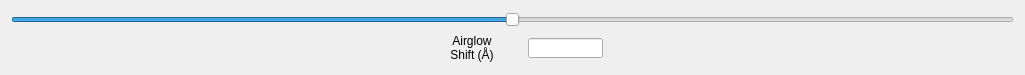
   <widget class="QWidget" name="widget" native="true">
    <property name="geometry">
     <rect>
      <x>12</x>
      <y>180</y>
      <width>1025</width>
      <height>75</height>
     </rect>
    </property>
    <property name="maximumSize">
     <size>
      <width>16777215</width>
      <height>75</height>
     </size>
    </property>
    <layout class="QVBoxLayout" name="verticalLayout_7">
     <item>
      <widget class="QSlider" name="airShift">
       <property name="statusTip">
        <string>Move the slider to change the airglow shift input value</string>
       </property>
       <property name="minimum">
        <number>-1500</number>
       </property>
       <property name="maximum">
        <number>1500</number>
       </property>
       <property name="singleStep">
        <number>0</number>
       </property>
       <property name="pageStep">
        <number>0</number>
       </property>
       <property name="value">
        <number>0</number>
       </property>
       <property name="orientation">
        <enum>Qt::Horizontal</enum>
       </property>
      </widget>
     </item>
     <item>
      <layout class="QHBoxLayout" name="horizontalLayout_12">
       <item>
        <spacer name="horizontalSpacer_4">
         <property name="orientation">
          <enum>Qt::Horizontal</enum>
         </property>
         <property name="sizeHint" stdset="0">
          <size>
           <width>40</width>
           <height>20</height>
          </size>
         </property>
        </spacer>
       </item>
       <item>
        <spacer name="horizontalSpacer">
         <property name="orientation">
          <enum>Qt::Horizontal</enum>
         </property>
         <property name="sizeHint" stdset="0">
          <size>
           <width>40</width>
           <height>20</height>
          </size>
         </property>
        </spacer>
       </item>
       <item>
        <widget class="QLabel" name="shiftLabel">
         <property name="minimumSize">
          <size>
           <width>100</width>
           <height>0</height>
          </size>
         </property>
         <property name="maximumSize">
          <size>
           <width>75</width>
           <height>32</height>
          </size>
         </property>
         <property name="statusTip">
          <string>Input value for the airglow shift</string>
         </property>
         <property name="text">
          <string>Airglow
Shift (Å)</string>
         </property>
         <property name="alignment">
          <set>Qt::AlignCenter</set>
         </property>
        </widget>
       </item>
       <item>
        <widget class="QLineEdit" name="shiftInput">
         <property name="maximumSize">
          <size>
           <width>75</width>
           <height>20</height>
          </size>
         </property>
         <property name="toolTip">
          <string>Press 'Enter' when done</string>
         </property>
         <property name="statusTip">
          <string>Input the airglow shift value</string>
         </property>
         <property name="whatsThis">
          <string/>
         </property>
        </widget>
       </item>
       <item>
        <spacer name="horizontalSpacer_2">
         <property name="orientation">
          <enum>Qt::Horizontal</enum>
         </property>
         <property name="sizeHint" stdset="0">
          <size>
           <width>40</width>
           <height>20</height>
          </size>
         </property>
        </spacer>
       </item>
       <item>
        <spacer name="horizontalSpacer_3">
         <property name="orientation">
          <enum>Qt::Horizontal</enum>
         </property>
         <property name="sizeHint" stdset="0">
          <size>
           <width>40</width>
           <height>20</height>
          </size>
         </property>
        </spacer>
       </item>
      </layout>
     </item>
    </layout>
   </widget>
